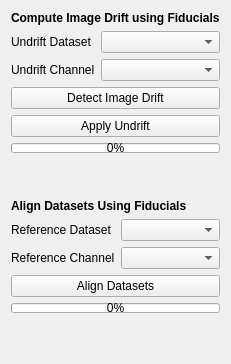
     <widget class="QWidget" name="tab_4">
      <attribute name="title">
       <string>Align/Undrift</string>
      </attribute>
      <layout class="QVBoxLayout" name="verticalLayout_5">
       <item>
        <widget class="QLabel" name="label_10">
         <property name="font">
          <font>
           <weight>75</weight>
           <bold>true</bold>
          </font>
         </property>
         <property name="text">
          <string>Compute Image Drift using Fiducials</string>
         </property>
        </widget>
       </item>
       <item>
        <layout class="QFormLayout" name="formLayout_4">
         <item row="1" column="0">
          <widget class="QLabel" name="label_15">
           <property name="text">
            <string>Undrift Channel</string>
           </property>
          </widget>
         </item>
         <item row="1" column="1">
          <widget class="QComboBox" name="undrift_channel_selector"/>
         </item>
         <item row="0" column="0">
          <widget class="QLabel" name="label_46">
           <property name="text">
            <string>Undrift Dataset</string>
           </property>
          </widget>
         </item>
         <item row="0" column="1">
          <widget class="QComboBox" name="undrift_dataset_selector"/>
         </item>
        </layout>
       </item>
       <item>
        <widget class="QPushButton" name="detect_undrift">
         <property name="text">
          <string>Detect Image Drift</string>
         </property>
        </widget>
       </item>
       <item>
        <widget class="QPushButton" name="apply_undrift">
         <property name="text">
          <string>Apply Undrift</string>
         </property>
        </widget>
       </item>
       <item>
        <widget class="QProgressBar" name="undrift_progressbar">
         <property name="maximumSize">
          <size>
           <width>16777215</width>
           <height>10</height>
          </size>
         </property>
         <property name="value">
          <number>0</number>
         </property>
        </widget>
       </item>
       <item>
        <spacer name="verticalSpacer_4">
         <property name="orientation">
          <enum>Qt::Vertical</enum>
         </property>
         <property name="sizeHint" stdset="0">
          <size>
           <width>20</width>
           <height>40</height>
          </size>
         </property>
        </spacer>
       </item>
       <item>
        <widget class="QLabel" name="label_30">
         <property name="font">
          <font>
           <weight>75</weight>
           <bold>true</bold>
          </font>
         </property>
         <property name="text">
          <string>Align Datasets Using Fiducials</string>
         </property>
        </widget>
       </item>
       <item>
        <layout class="QFormLayout" name="formLayout_10">
         <item row="0" column="0">
          <widget class="QLabel" name="label_31">
           <property name="text">
            <string>Reference Dataset</string>
           </property>
          </widget>
         </item>
         <item row="0" column="1">
          <widget class="QComboBox" name="align_reference_dataset"/>
         </item>
         <item row="1" column="0">
          <widget class="QLabel" name="label_33">
           <property name="text">
            <string>Reference Channel</string>
           </property>
          </widget>
         </item>
         <item row="1" column="1">
          <widget class="QComboBox" name="align_reference_channel"/>
         </item>
        </layout>
       </item>
       <item>
        <widget class="QPushButton" name="gapseq_align_datasets">
         <property name="text">
          <string>Align Datasets</string>
         </property>
        </widget>
       </item>
       <item>
        <widget class="QProgressBar" name="align_progressbar">
         <property name="sizePolicy">
          <sizepolicy hsizetype="Minimum" vsizetype="Minimum">
           <horstretch>0</horstretch>
           <verstretch>0</verstretch>
          </sizepolicy>
         </property>
         <property name="minimumSize">
          <size>
           <width>0</width>
           <height>0</height>
          </size>
         </property>
         <property name="maximumSize">
          <size>
           <width>16777215</width>
           <height>10</height>
          </size>
         </property>
         <property name="value">
          <number>0</number>
         </property>
        </widget>
       </item>
       <item>
        <spacer name="verticalSpacer_11">
         <property name="orientation">
          <enum>Qt::Vertical</enum>
         </property>
         <property name="sizeHint" stdset="0">
          <size>
           <width>20</width>
           <height>40</height>
          </size>
         </property>
        </spacer>
       </item>
      </layout>
     </widget>
